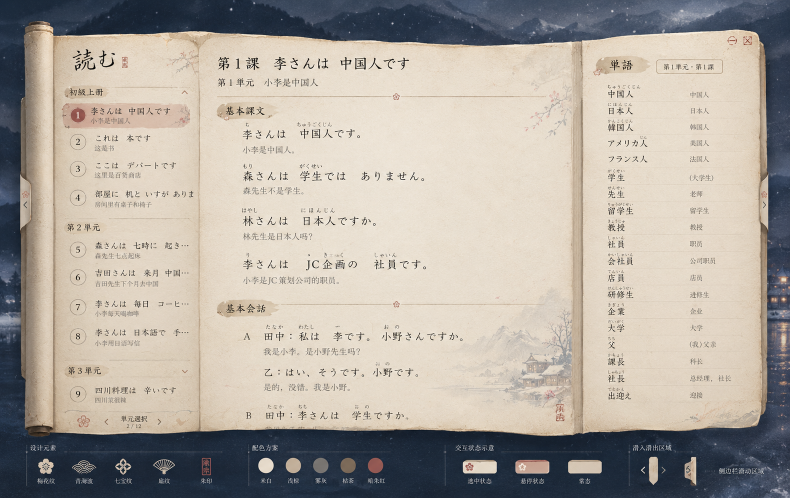
#> input picture 3.png, 1579 x 996 px, given in place of 2.png, which was not available (shown at 1/2 size)
$ python trace_edges.py
#> lines starting #> are read from the running program, lines starting #| are printed output that depends on the picture; after the words box and inside, x2 and y2 are one past the last pixel; in counts of white or black regions, pixels touching at a corner belong together; pictures that were not available may be replaced by others from this repository, and a replacement may not be noted
"""从 2.png 里**抠出纸的轮廓**，生成 CSS mask 用的贴图。

    python scripts/trace_edges.py --write

为什么不再用 clip-path 多边形
------------------------------------------------
之前 `--torn-sheet` 是手写的一串百分比点：能表达「大概撕开」，但和 2.png 的
实际轮廓差得远——撕口的齿是随机的，手写不出那个节奏。「1:1 复刻」只有一条路：
**从图上把轮廓抠出来**，做成 mask 贴图。轮廓就是图上的轮廓，不是近似。

步骤与几个易踩的坑
------------------------------------------------
1. 阈值**分两条**：卷面 = 够亮 + 不偏蓝；两张纸片 = 够暖 + 不太黑（它们浮在
   卷面下沿之外的水面上，比卷面暗一档，用卷面那条会被削成一条窄带——
   见 shard_mask）。背景夜景（水、屋、枝）两条都不满足。

2. **先开，后闭，顺序不能反。** 开（腐蚀再膨胀）先削掉「毛刺」——水面反光、
   樱瓣、屋檐这些细长的亮条会粘在纸边上，像纸长出了胡须。腐蚀是按**厚度**
   起作用的：两三像素的细条无论多长都会被削掉，而撕口那几个像素的齿还在。
   闭随后把笔画与纸纹留下的小孔填平。反过来先闭的话，毛刺会被膨胀糊进纸里，
   再开就削不掉了。

3. **先分块，再闭。** 闭运算会把卷面右下角与「右下纸片」之间那道透明缝隙糊掉，
   两块并成一块——于是卷面的 mask 里多出一块纸片，画面上那块位置就会多出一张
   纸。所以：在开过的图上做连通域 → 按种子点 / 位置认领 → **每块各自闭**，
   只修自己的凹处，不会把邻居吞进来。

4. 抗锯齿不能省。二值掩码直接当 mask 用，边缘是 1px 的硬台阶。这里用内外
   距离场做跨 1px 的过渡：alpha = 0.5 + d_in - d_out，边界正好落在原轮廓上。

5. 输出必须是 **RGBA**。CSS 的 `mask-mode: match-source` 对带 alpha 的图取
   alpha 通道；灰度图（L 模式）没有 alpha，会被当成「全不透明」，整块 mask 失效。
   这是个很常见的坑。
"""

import argparse
from pathlib import Path

import numpy as np
from PIL import Image
from scipy import ndimage
from skimage.morphology import disk

ROOT = Path(__file__).resolve().parent.parent
SRC = ROOT / "2.png"
OUT = ROOT / "public"

# 纸卷占的那一条：卷面要在这里切开，否则卷面会把纸卷盖掉
ROLLER_RIGHT = 104

# 纸片轮廓那一道高斯的 sigma（**3× 网格上的像素**，见 soften）：
#   贴图在窗口上约 0.3 倍重采样，2.1 换过去是 10%→90% 约 1.6px 的坡，
#   与卷面（trace_design.py 的 1.4 @2×）同一档软度。
SHARD_SOFTEN = 2.1

# 认领卷面用的种子点（y, x）：取在纸**内部**，避开文字造成的孔
SHEET_SEED = (400, 400)


def paper_mask(rgb: np.ndarray) -> np.ndarray:
    """卷面：纸 = 够亮 + 不偏蓝。只做**开**，闭留给每一块自己去闭（见文件头第 3 条）。"""
    lum = rgb.mean(axis=2)
    warm = rgb[:, :, 0].astype(float) - rgb[:, :, 2].astype(float)
    return ndimage.binary_opening((lum > 138) & (warm > -14), structure=disk(2))


# [41 lines left out: functions shard_mask, antialias, soften, supersample, not called in this run]


def tidy(blob: np.ndarray) -> np.ndarray:
    """只对**这一块**做闭运算：补掉凹处的豁口，碰不到邻居。"""
    return ndimage.binary_fill_holes(ndimage.binary_closing(blob, structure=disk(4)))


# [9 lines left out: function save, not called in this run]


def main() -> None:
    parser = argparse.ArgumentParser()
    parser.add_argument("--write", action="store_true")
    args = parser.parse_args()

    rgb = np.asarray(Image.open(SRC).convert("RGB")).astype(float)
    H, W, _ = rgb.shape
#> H = 996; W = 1579
    print(f"源图 {W}×{H}")
#| 源图 1579×996

    opened = paper_mask(rgb)
#> in paper_mask, `lum = rgb.mean(axis=2)`:
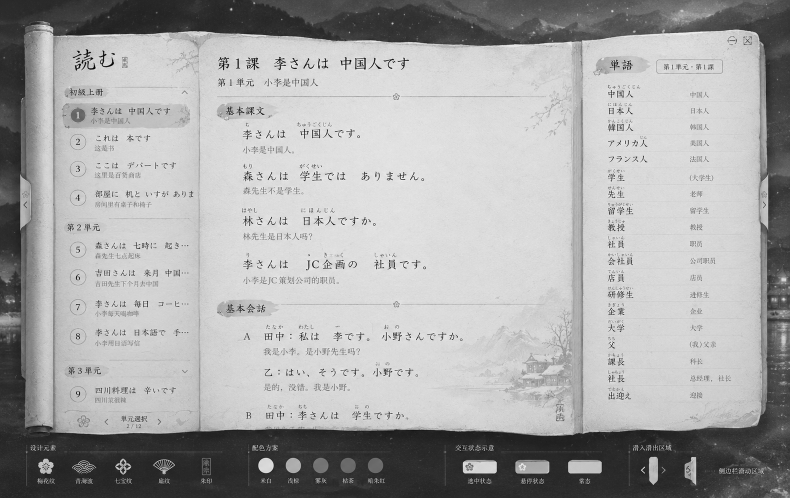
#> lum: shape (996, 1579) float64 (shown at 1/2 size); min 0, max 255, mean 168.3
#> in paper_mask, `warm = rgb[:, :, 0].astype(float) - rgb[:, :, 2].astype(float)`:
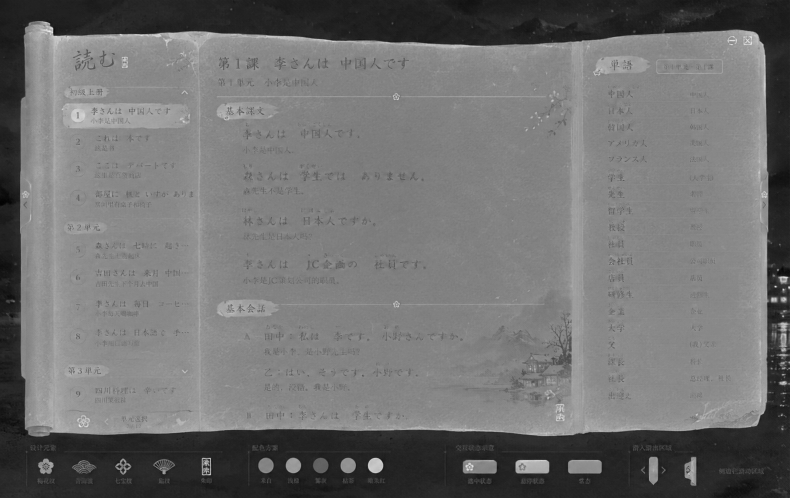
#> warm: shape (996, 1579) float64 (shown at 1/2 size); min -49, max 97, mean 15.8; drawn with min black and max white
#> in paper_mask, `return ndimage.binary_opening((lum > 138) & (warm > -14), structure=di..`:
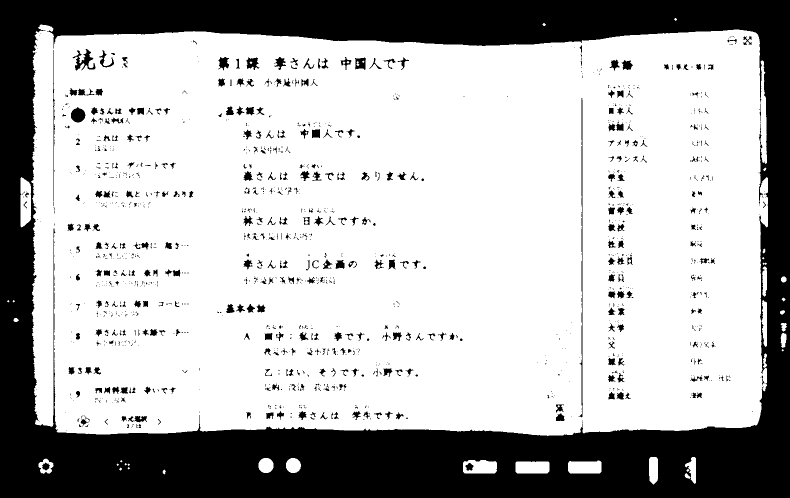
#> returned value: shape (996, 1579) bool (shown at 1/2 size); 71.3% white; 1331 black regions (933 under 20 px), largest, box (x1, y1, x2, y2) and area: (0, 0, 1579, 996) 413638, (1157, 196, 1166, 835) 1205, (145, 98, 191, 141) 751
    labels, count = ndimage.label(opened)
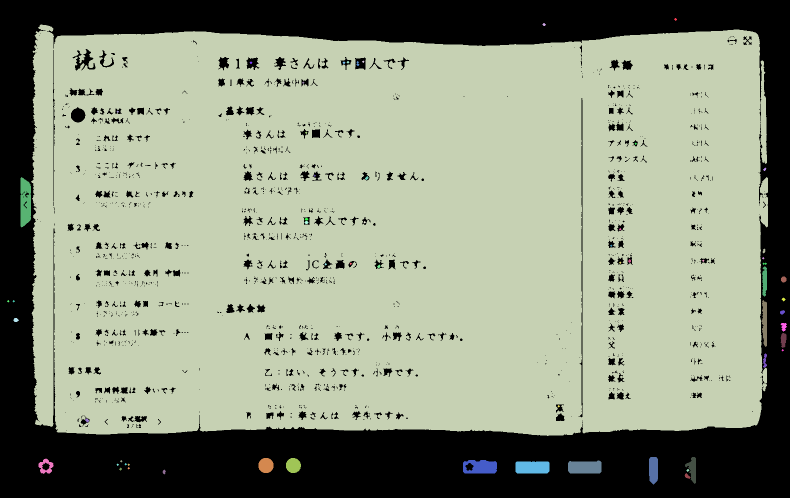
#> labels: shape (996, 1579) int32 (shown at 1/2 size); 62 distinct labels, from 0 to 61; one colour per label, 0 black
#> count = 61
    print(f"开运算后连通域 {count} 个")
#| 开运算后连通域 61 个

    # ---- 卷面：按种子点认领 ----
    seed_y, seed_x = SHEET_SEED
    seed_label = labels[seed_y, seed_x]
#> seed_label = 3
    if seed_label == 0:
        raise SystemExit("种子点落在纸外，检查 SHEET_SEED")
    sheet = tidy(labels == seed_label)
#> in tidy, `return ndimage.binary_fill_holes(ndimage.binary_closing(blob, structur..`:
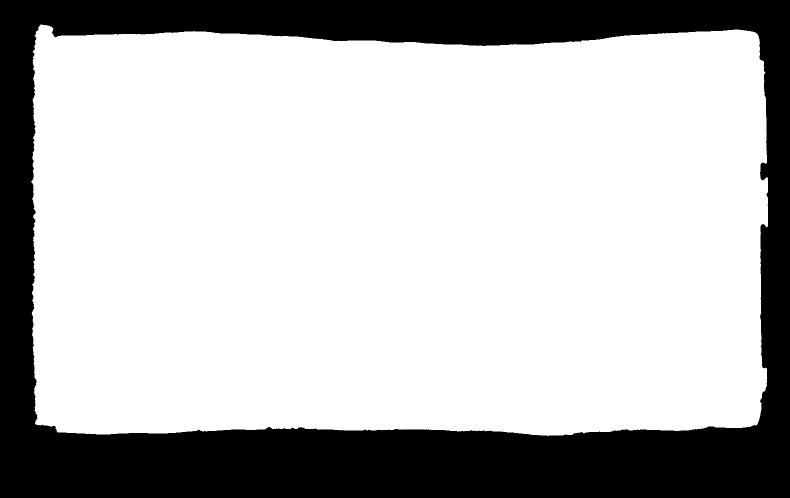
#> returned value: shape (996, 1579) bool (shown at 1/2 size); 73% white; 1 black region, box (x1, y1, x2, y2) and area: (0, 0, 1579, 996) 424463
    sheet[:, :ROLLER_RIGHT] = False          # 左边那一条让给纸卷
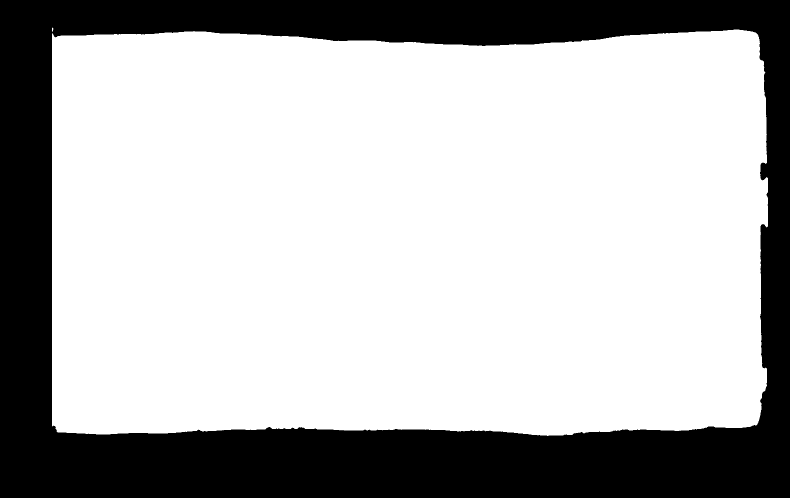
#> sheet: shape (996, 1579) bool (shown at 1/2 size); 71.2% white; 1 black region, box (x1, y1, x2, y2) and area: (0, 0, 1579, 996) 453240
    sheet = ndimage.binary_fill_holes(sheet)

    ys, xs = np.where(sheet)
    print(f"\n卷面  面积 {int(sheet.sum()):>9}  包围盒 x {xs.min()}..{xs.max()}  y {ys.min()}..{ys.max()}")
#| 卷面  面积   1119444  包围盒 x 104..1535  y 55..871
    print("  上缘（x → 纸面起始 y）:")
    for x in range(150, 1600, 180):
        col = np.where(sheet[:, x])[0]
        print(f"    x={x:>4}  y={col.min() if len(col) else '-'}")
#> this loop made 9 passes
#|     x= 150  y=71
#|     x= 330  y=65
#|     x= 510  y=69
#|     x= 690  y=82
#|     x= 870  y=88
#|     x=1050  y=89
#|     x=1230  y=74
#|     x=1410  y=63
    print("  右缘（y → 纸面终止 x）:")
    for y in range(120, 830, 110):
        row = np.where(sheet[y])[0]
        print(f"    y={y:>4}  x={row.max() if len(row) else '-'}")

    # ---- 底部两块纸片：按位置认领 ----
    # 纸片走**另一条判据**（见 shard_mask）：它们比卷面暗一档，
    # 拿卷面那条「够亮」去量，左下那块会被削成一条窄带。
    shard_labels, shard_count = ndimage.label(shard_mask(rgb))
    shards = {}
    for i in range(1, shard_count + 1):
        blob = shard_labels == i
        if int(blob.sum()) < 4000:
            continue
        yy, xx = np.where(blob)
        if yy.min() / H < 0.84:
            continue                          # 底部之外的一律不要
        cx = xx.mean() / W
        if cx < 0.35:
            shards["unit"] = (blob, (xx.min(), yy.min(), xx.max() + 1, yy.max() + 1))
        elif cx > 0.70:
            shards["tools"] = (blob, (xx.min(), yy.min(), xx.max() + 1, yy.max() + 1))

    print("\n纸片：")
    for kind in sorted(shards):
        blob, box = shards[kind]
        x0, y0, x1, y1 = box
        print(
            f"  {kind:<6} 面积 {int(blob.sum()):>7}  包围盒 {box}"
            f"   →  left {x0 / W * 100:.2f}%  top {y0 / H * 100:.2f}%"
            f"  w {(x1 - x0) / W * 100:.2f}%  h {(y1 - y0) / H * 100:.2f}%"
        )

    if not args.write:
        print("\n（只做分析。加 --write 才会写 public/edge-*.png）")
        return

    report: list = []
    # **卷面轮廓不在这里写了**：新稿（new_design.png）的轮廓与 2.png 不同，
    # 已经由 scripts/trace_design.py 生成 edge-sheet.png。两个脚本写同一个文件是坑，
    # 这里只管两块纸片。
    ss = 3  # 超采样倍数：轮廓落在三倍细的网格上，纸片的撕口不再是台阶
    for kind in sorted(shards):
        blob, box = shards[kind]
        grown = supersample(tidy(blob), ss)
        # soft 5：在 1440 窗上约 1.4px 的线性过渡（纸片贴图与窗口基本 1:1）；
        # 再叠一道 sigma 2.1 的高斯，把设计稿自己那 1px 的台步吃掉（见 soften）。
        save(soften(antialias(grown, soft=5.0), SHARD_SOFTEN), tuple(v * ss for v in box), f"edge-{kind}.png", report)

    print("\n已写入 public/：")
    for name, _box, size, nbytes in report:
        print(f"  {name:<18} {size[0]}×{size[1]}  {nbytes / 1024:>6.1f} KB")


if __name__ == "__main__":
#> (the run stopped early here; a loop or call above may not have finished)
